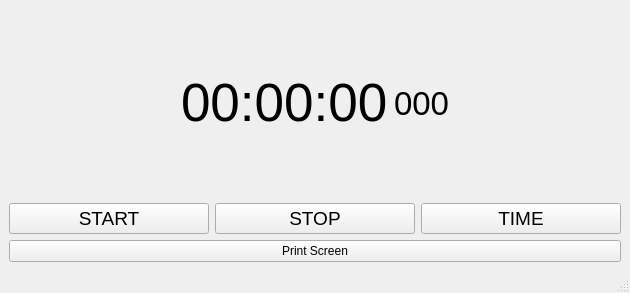
<?xml version="1.0" encoding="UTF-8"?>
<ui version="4.0">
 <class>MainWindow</class>
 <widget class="QMainWindow" name="MainWindow">
  <property name="geometry">
   <rect>
    <x>0</x>
    <y>0</y>
    <width>627</width>
    <height>293</height>
   </rect>
  </property>
  <property name="windowTitle">
   <string>Stopwatch</string>
  </property>
  <widget class="QWidget" name="centralwidget">
   <layout class="QVBoxLayout" name="verticalLayout">
    <item>
     <layout class="QHBoxLayout" name="horizontalLayout">
      <item>
       <spacer name="horizontalSpacer_3">
        <property name="orientation">
         <enum>Qt::Horizontal</enum>
        </property>
        <property name="sizeHint" stdset="0">
         <size>
          <width>40</width>
          <height>20</height>
         </size>
        </property>
       </spacer>
      </item>
      <item>
       <widget class="QLabel" name="lb_hms">
        <property name="font">
         <font>
          <pointsize>40</pointsize>
         </font>
        </property>
        <property name="text">
         <string>00:00:00</string>
        </property>
       </widget>
      </item>
      <item>
       <widget class="QLabel" name="lb_ms">
        <property name="font">
         <font>
          <pointsize>25</pointsize>
         </font>
        </property>
        <property name="text">
         <string>000</string>
        </property>
       </widget>
      </item>
      <item>
       <spacer name="horizontalSpacer_4">
        <property name="orientation">
         <enum>Qt::Horizontal</enum>
        </property>
        <property name="sizeHint" stdset="0">
         <size>
          <width>40</width>
          <height>20</height>
         </size>
        </property>
       </spacer>
      </item>
     </layout>
    </item>
    <item>
     <layout class="QHBoxLayout" name="horizontalLayout_2">
      <item>
       <spacer name="horizontalSpacer">
        <property name="orientation">
         <enum>Qt::Horizontal</enum>
        </property>
        <property name="sizeHint" stdset="0">
         <size>
          <width>40</width>
          <height>20</height>
         </size>
        </property>
       </spacer>
      </item>
      <item>
       <widget class="QPushButton" name="pb_start">
        <property name="minimumSize">
         <size>
          <width>200</width>
          <height>0</height>
         </size>
        </property>
        <property name="maximumSize">
         <size>
          <width>200</width>
          <height>16777215</height>
         </size>
        </property>
        <property name="font">
         <font>
          <pointsize>14</pointsize>
         </font>
        </property>
        <property name="text">
         <string>START</string>
        </property>
       </widget>
      </item>
      <item>
       <widget class="QPushButton" name="pb_stop">
        <property name="minimumSize">
         <size>
          <width>200</width>
          <height>0</height>
         </size>
        </property>
        <property name="maximumSize">
         <size>
          <width>200</width>
          <height>16777215</height>
         </size>
        </property>
        <property name="font">
         <font>
          <pointsize>14</pointsize>
         </font>
        </property>
        <property name="text">
         <string>STOP</string>
        </property>
       </widget>
      </item>
      <item>
       <widget class="QPushButton" name="pb_time">
        <property name="minimumSize">
         <size>
          <width>200</width>
          <height>0</height>
         </size>
        </property>
        <property name="maximumSize">
         <size>
          <width>200</width>
          <height>16777215</height>
         </size>
        </property>
        <property name="font">
         <font>
          <pointsize>14</pointsize>
         </font>
        </property>
        <property name="text">
         <string>TIME</string>
        </property>
       </widget>
      </item>
      <item>
       <spacer name="horizontalSpacer_2">
        <property name="orientation">
         <enum>Qt::Horizontal</enum>
        </property>
        <property name="sizeHint" stdset="0">
         <size>
          <width>40</width>
          <height>20</height>
         </size>
        </property>
       </spacer>
      </item>
     </layout>
    </item>
    <item>
     <widget class="QPushButton" name="pb_printscreen">
      <property name="text">
       <string>Print Screen</string>
      </property>
     </widget>
    </item>
   </layout>
  </widget>
  <widget class="QMenuBar" name="menubar">
   <property name="geometry">
    <rect>
     <x>0</x>
     <y>0</y>
     <width>627</width>
     <height>22</height>
    </rect>
   </property>
  </widget>
  <widget class="QStatusBar" name="statusbar"/>
 </widget>
 <resources/>
 <connections/>
</ui>
